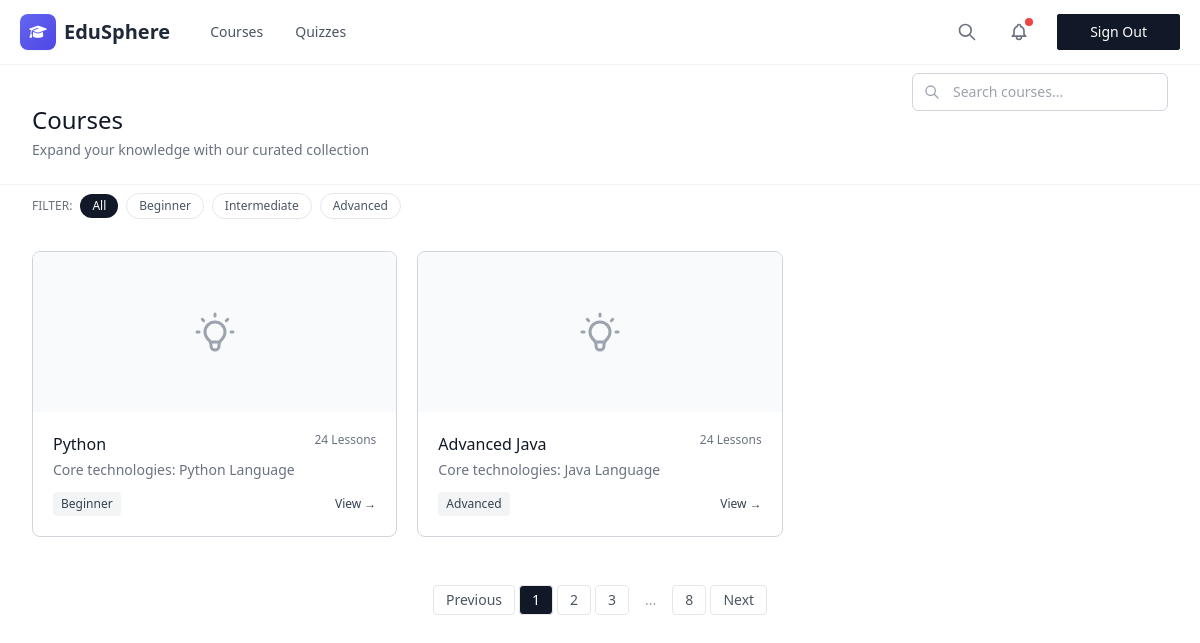
The app's page /courses/ (signed in) with its own data.
### myapp/models.py (models this page shows, shortened)
class Course(models.Model):
    course_title = models.CharField(max_length=255, blank=True, null=True)
    course_core_technologies = models.CharField(max_length=255, blank=True, null=True)
    course_level = models.CharField(max_length=50, blank=True, null=True)
    course_upload_date = models.DateTimeField(auto_now_add=True)
    course_update_date = models.DateTimeField(auto_now=True)

### myapp/views.py (the view)
# urls.py: path('courses/', courses_view, name='courses'),
def courses_view(request):
    if not request.user.is_authenticated:
        return redirect('login')
    courses = Course.objects.all()
    if not courses:
        messages.info(request, 'No courses available at the moment.')
        return render(request, 'myapp/courses.html')
    content = {
        'courses':courses,
    }
    return render(request, 'myapp/courses.html', content)

### myapp/templates/myapp/courses.html (shortened to what this page needs)
{% extends "base.html" %}
{% block content %}
<div class="min-h-screen bg-white">
  <div class="border-b border-gray-100">
    <div class="max-w-7xl mx-auto px-4 py-6 sm:px-6 lg:px-8">
      <div class="flex flex-col sm:flex-row justify-between items-start sm:items-center gap-4">
        <div class="mt-12 md:mt-20">
          <h1 class="text-2xl font-normal text-gray-900">Courses</h1>
          <p class="text-gray-500 text-sm mt-1">Expand your knowledge with our curated collection</p>
        </div>
        <div class="relative w-full sm:w-64">
          <div class="absolute inset-y-0 left-0 pl-3 flex items-center pointer-events-none">
          </div>
          <input type="text" class="block w-full pl-10 pr-3 py-2 border border-gray-300 rounded-md text-sm bg-white placeholder-gray-400 focus:outline-none focus:border-gray-400" placeholder="Search courses...">
        </div>
      </div>
    </div>
  </div>
  <div class="max-w-7xl mx-auto px-4 sm:px-6 lg:px-8 py-2">
    <div class="mb-8 flex flex-wrap items-center gap-2">
      <span class="text-xs font-medium text-gray-500">FILTER:</span>
      <button class="px-3 py-1 rounded-full bg-gray-900 text-white text-xs font-medium">All</button>
      <button class="px-3 py-1 rounded-full bg-white text-gray-600 hover:bg-gray-50 text-xs font-medium border border-gray-200">Beginner</button>
      <button class="px-3 py-1 rounded-full bg-white text-gray-600 hover:bg-gray-50 text-xs font-medium border border-gray-200">Intermediate</button>
      <button class="px-3 py-1 rounded-full bg-white text-gray-600 hover:bg-gray-50 text-xs font-medium border border-gray-200">Advanced</button>
    </div>
    <div class="grid grid-cols-1 sm:grid-cols-2 lg:grid-cols-3 gap-5">
      {% if courses %}
      {% for course in courses %}
      <div class="bg-white rounded-lg overflow-hidden border border-gray-300 hover:border-gray-400 transition-colors duration-150">
        <div class="h-40 bg-gray-50 flex items-center justify-center">
        </div>
        <div class="p-5">
          <div class="flex justify-between items-start gap-2">
            <h3 class="text-base font-medium text-gray-900">{{ course.course_title }}</h3>
            <span class="text-xs font-medium text-gray-500">24 Lessons</span>
          </div>
          <p class="text-gray-500 text-sm mt-1 mb-3">Core technologies: {{ course.course_core_technologies }}</p>
          <div class="flex justify-between items-center">
            <span class="text-xs px-2 py-1 bg-gray-100 text-gray-700 rounded">{{ course.course_level }}</span>
            <a href="{% url 'course_detail' course_id=course.id %}" class="text-xs font-medium text-gray-700 hover:text-gray-900">View →</a>
          </div>
        </div>
      </div>
      {% endfor %}
      {% endif %}
    </div>
    <div class="mt-12 flex justify-center">
      <nav class="flex items-center gap-1">
        <button class="px-3 py-1 rounded border border-gray-200 bg-white text-sm font-medium text-gray-600 hover:bg-gray-50">Previous</button>
        <button class="px-3 py-1 rounded border border-gray-200 bg-gray-900 text-white text-sm font-medium">1</button>
        <button class="px-3 py-1 rounded border border-gray-200 bg-white text-sm font-medium text-gray-600 hover:bg-gray-50">2</button>
        <button class="px-3 py-1 rounded border border-gray-200 bg-white text-sm font-medium text-gray-600 hover:bg-gray-50">3</button>
        <span class="px-3 py-1 text-sm text-gray-400">...</span>
        <button class="px-3 py-1 rounded border border-gray-200 bg-white text-sm font-medium text-gray-600 hover:bg-gray-50">8</button>
        <button class="px-3 py-1 rounded border border-gray-200 bg-white text-sm font-medium text-gray-600 hover:bg-gray-50">Next</button>
      </nav>
    </div>
  </div>
</div>
{% endblock %}

### records on screen
Course: course_title "Python", course_core_technologies "Python Language", course_level "Beginner"
Course: course_title "Advanced Java", course_core_technologies "Java Language", course_level "Advanced"
